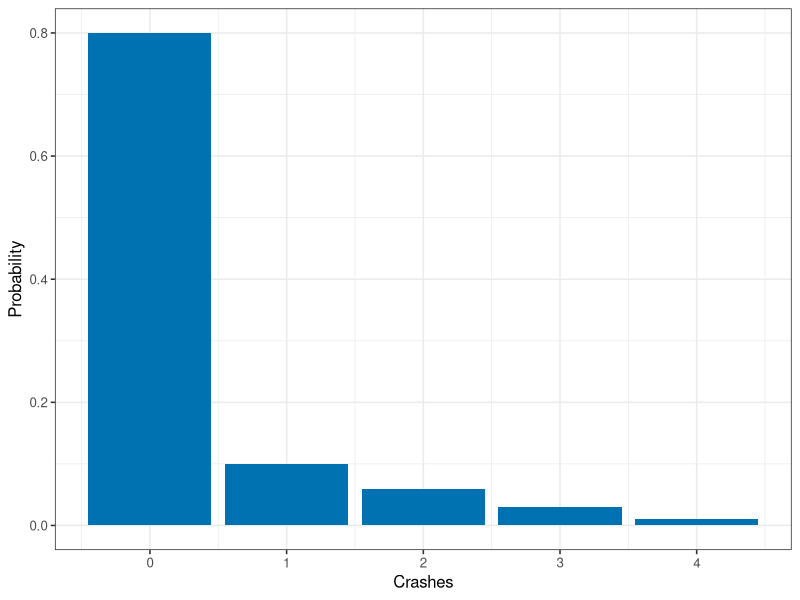
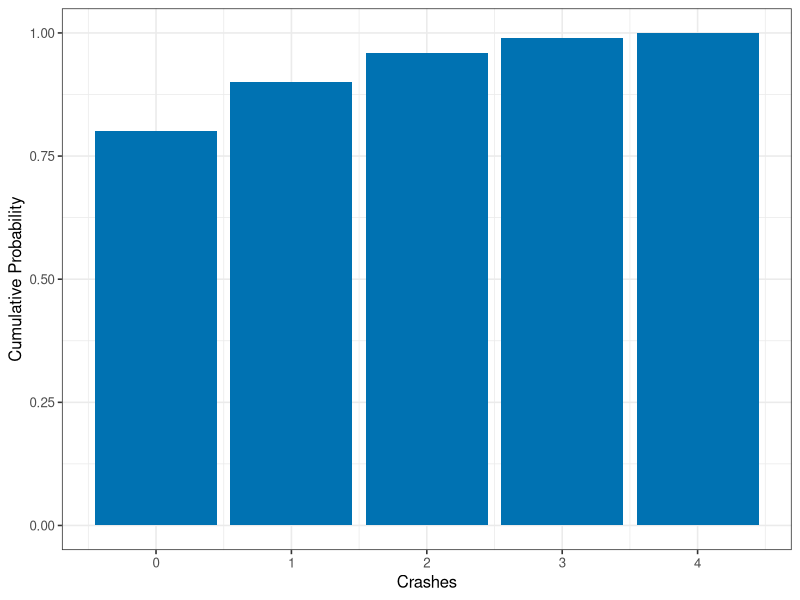
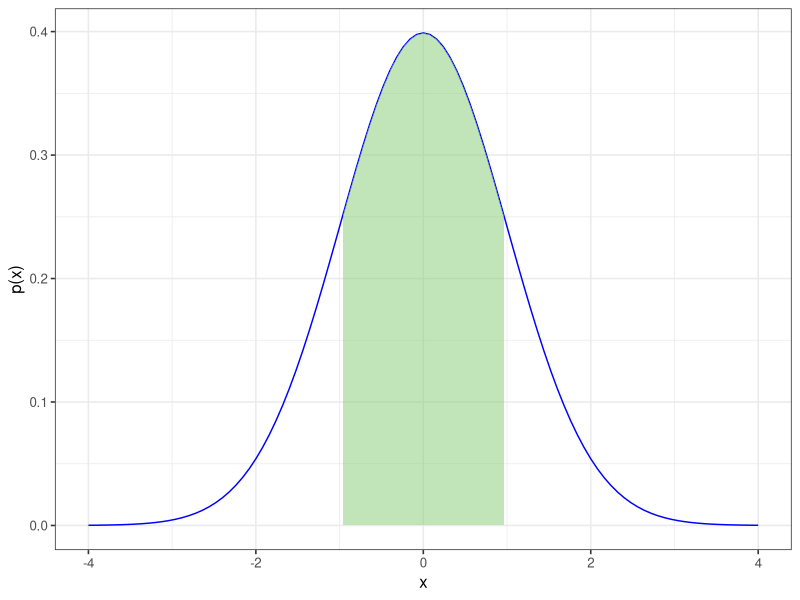
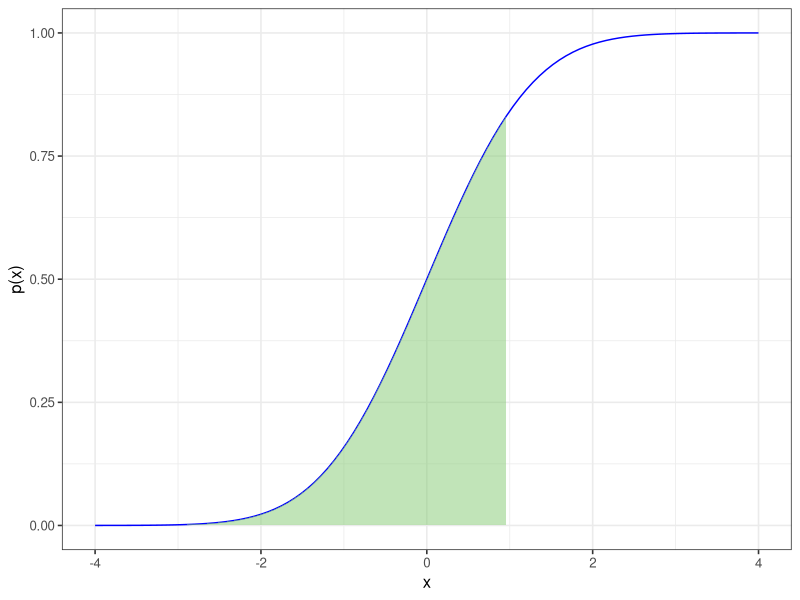
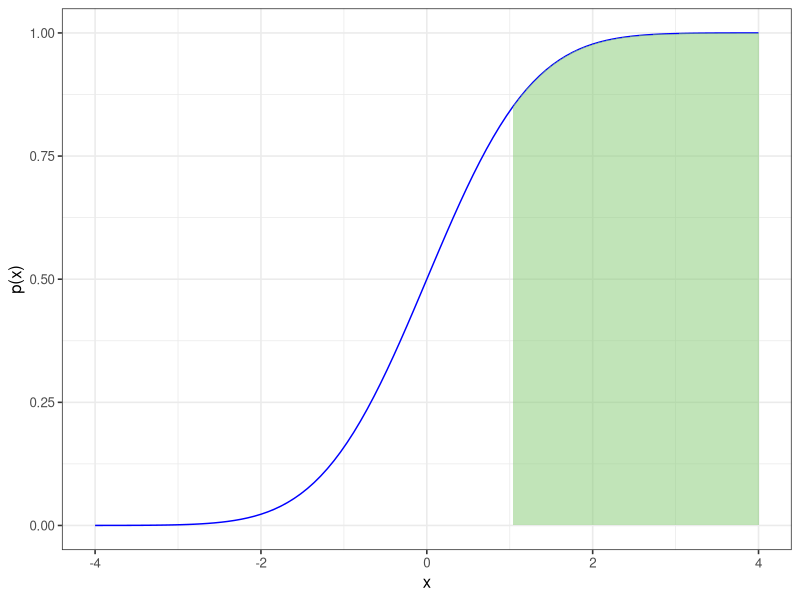
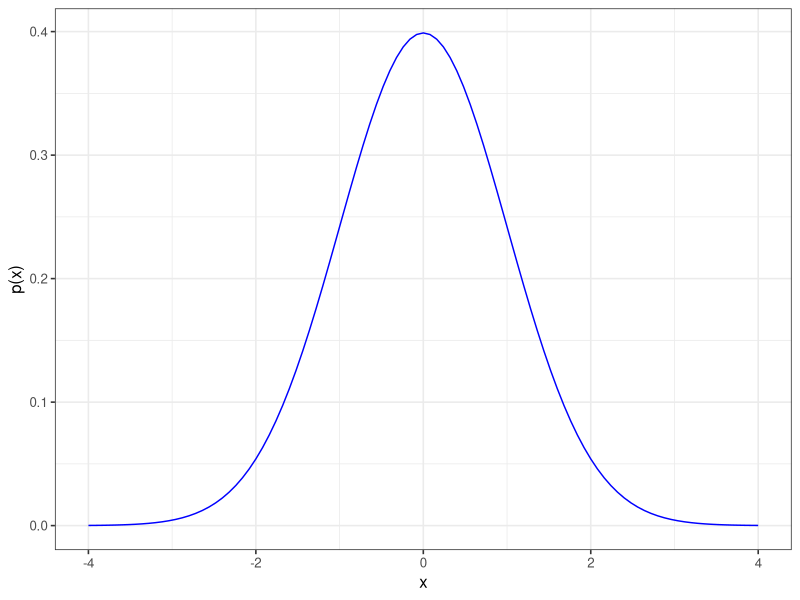
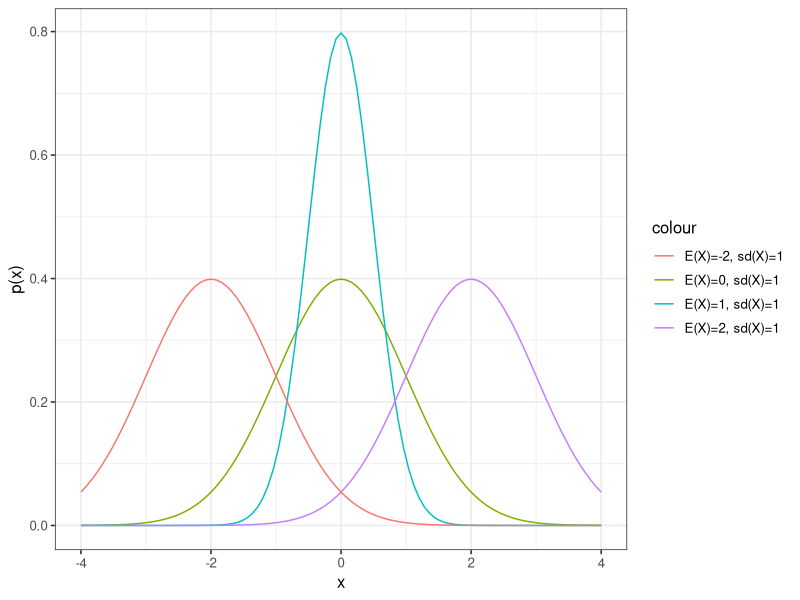
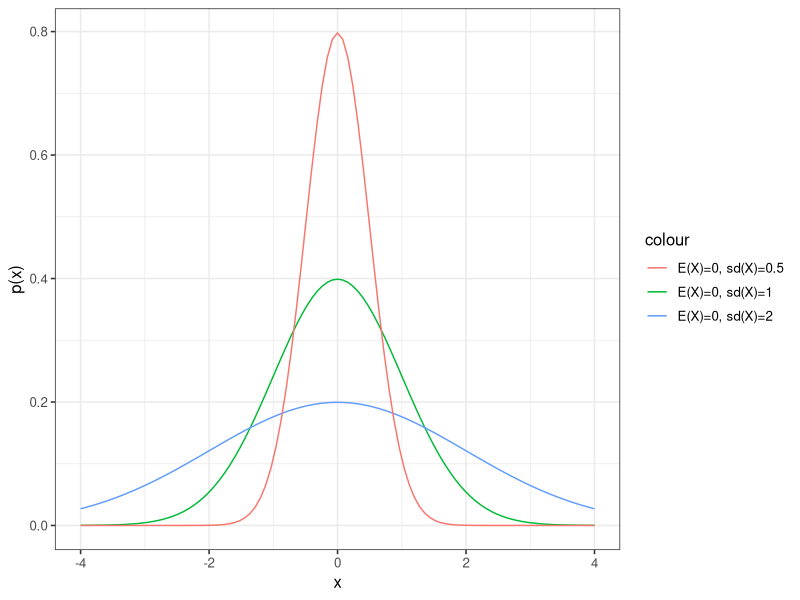

Generate these figures, in order, with R:
## ---- chunk 1
# For making transparent ggplot2 graphs, from https://gist.github.com/cboettig/5600558 

# Set plotting to bw plot default, but with transparent background elements.  
# Note transparency requires the panel.background, plot.background, and device background all be set!
library(ggplot2) 
theme_set(theme_bw(base_size=12))
theme_update(panel.background = element_rect(fill = "transparent", colour = NA),
             plot.background = element_rect(fill = "transparent", colour = NA))
knitr::opts_chunk$set(dev.args=list(bg="transparent"))
## ---- chunk 2
crashes<-c(0,1,2,3,4)
prob<-c(0.8,0.1,0.06,0.03,0.01)
crashes<-data.frame(crashes, prob)

crashes.pdf<-ggplot(crashes, aes(x=crashes, y=prob))+
  geom_bar(stat="identity", fill="#0072B2")+xlab("Crashes")+ylab("Probability")

crashes.pdf
## ---- chunk 3
crashes$cprob<-(cumsum(crashes$prob))

crashes.cdf<-ggplot(crashes, aes(x=crashes, y=cprob))+
  geom_bar(stat="identity", fill="#0072B2")+xlab("Crashes")+ylab("Cumulative Probability")

crashes.cdf

## ---- chunk 4

funcShaded <- function(x) {
    y <- dnorm(x, mean = 0, sd = 1)
    y[x < -1 | x >1] <- NA
    return(y)
}

continuous.pdf<-ggplot(data.frame(x=-4:4),aes(x=x))+
    stat_function(fun=dnorm, args=list(mean=0, sd=1), color="blue")+
    stat_function(fun=funcShaded, geom="area", fill="#84CA72", alpha=0.5)+
    xlab("x")+ylab("p(x)")
continuous.pdf
## ---- chunk 5

cdfshadedL <- function(x) {
    y <- pnorm(x, mean = 0, sd = 1)
    y[x < -4 | x >1] <- NA
    return(y)
}

continuous.pdf<-ggplot(data.frame(x=-4:4),aes(x=x))+
    stat_function(fun=pnorm, args=list(mean=0, sd=1), color="blue")+
    stat_function(fun=cdfshadedL, geom="area", fill="#84CA72", alpha=0.5)+
    xlab("x")+ylab("p(x)")
continuous.pdf
## ---- chunk 6

cdfshadedR <- function(x) {
    y <- pnorm(x, mean = 0, sd = 1)
    y[x < 1 | x >4] <- NA
    return(y)
}

continuous.pdf<-ggplot(data.frame(x=-4:4),aes(x=x))+
    stat_function(fun=pnorm, args=list(mean=0, sd=1), color="blue")+
      stat_function(fun=cdfshadedR, geom="area", fill="#84CA72", alpha=0.5)+
    xlab("x")+ylab("p(x)")
continuous.pdf
## ---- chunk 7

normal.pdf<-ggplot(data.frame(x=-4:4),aes(x=x))+
    stat_function(fun=dnorm, args=list(mean=0, sd=1), color="blue")+
    xlab("x")+ylab("p(x)")
normal.pdf
## ---- chunk 8
# Find probability that a student earns at least an 80 if
#the average grade is a 75 and standard deviation is 10

#lower.tail is TRUE if calculating area to LEFT of 80, 
#FALSE if to the RIGHT
pnorm(80, mean=72, sd=10, lower.tail=FALSE) 
## ---- chunk 9

normals.pdf<-ggplot(data.frame(x=-4:4),aes(x=x))+
    stat_function(fun=dnorm, args=list(mean=0, sd=1), aes(color = "E(X)=0, sd(X)=1"))+
    stat_function(fun=dnorm, args=list(mean=0, sd=0.5), aes(color = "E(X)=1, sd(X)=1"))+
    stat_function(fun=dnorm, args=list(mean=2, sd=1), aes(color = "E(X)=2, sd(X)=1"))+
    stat_function(fun=dnorm, args=list(mean=-2, sd=1), aes(color = "E(X)=-2, sd(X)=1"))+
    #scale_colour_manual("Legend")+#, values = c("red", "blue", "green", "orange", "purple"))+
    xlab("x")+ylab("p(x)")
normals.pdf
## ---- chunk 10

normals.pdf<-ggplot(data.frame(x=-4:4),aes(x=x))+
    stat_function(fun=dnorm, args=list(mean=0, sd=1), aes(color = "E(X)=0, sd(X)=1"))+
    stat_function(fun=dnorm, args=list(mean=0, sd=2), aes(color = "E(X)=0, sd(X)=2"))+
    stat_function(fun=dnorm, args=list(mean=0, sd=0.5), aes(color = "E(X)=0, sd(X)=0.5"))+
    #scale_colour_manual("Legend")+#, values = c("red", "blue", "green", "orange", "purple"))+
    xlab("x")+ylab("p(x)")
normals.pdf
## ---- chunk 11

standard.normal.pdf<-ggplot(data.frame(x=-4:4),aes(x=x))+
    stat_function(fun=dnorm, args=list(mean=0, sd=1), aes(color = "E(X)=0, sd(X)=1"))+
    xlab("x")+ylab("p(x)")
standard.normal.pdf
## ---- chunk 12

standard.normal.cdf<-ggplot(data.frame(x=-4:4),aes(x=x))+
    stat_function(fun=pnorm, args=list(mean=0, sd=1), aes(color = "E(X)=0, sd(X)=1"))+
    xlab("x")+ylab("p(x)")
standard.normal.cdf
## ---- chunk 13
pnorm(80, mean=75, sd=10, lower.tail=FALSE) 
## ---- chunk 14
pnorm(80, mean=75, sd=10, lower.tail=TRUE) 
## ---- chunk 15
pnorm(85, mean=75, sd=10, lower.tail=TRUE)-pnorm(65, mean=75, sd=10, lower.tail=TRUE)
